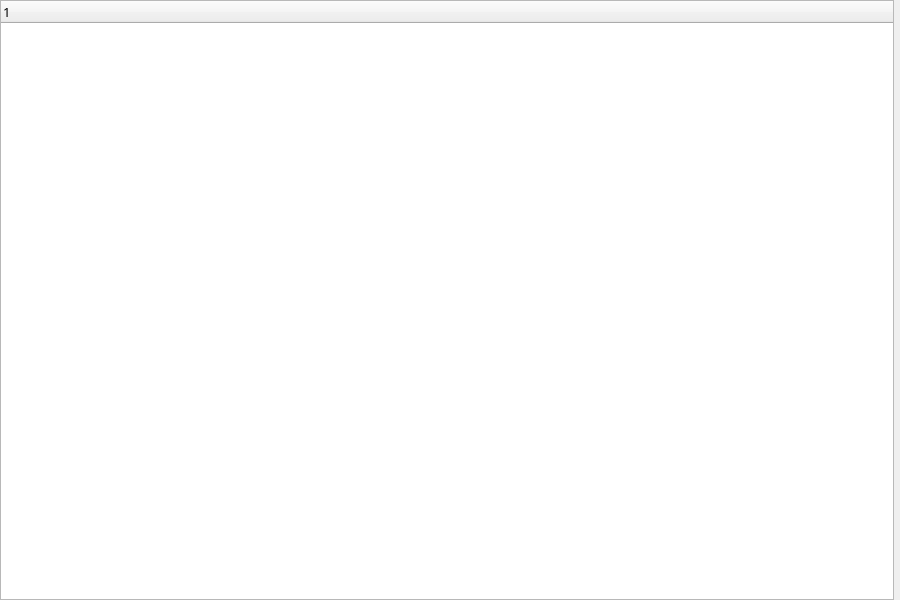
<?xml version="1.0" encoding="UTF-8"?>
<ui version="4.0">
 <class>user_guide</class>
 <widget class="QDialog" name="user_guide">
  <property name="geometry">
   <rect>
    <x>0</x>
    <y>0</y>
    <width>900</width>
    <height>600</height>
   </rect>
  </property>
  <property name="font">
   <font>
    <family>Nunito</family>
    <pointsize>10</pointsize>
   </font>
  </property>
  <property name="windowTitle">
   <string>User Guide</string>
  </property>
  <layout class="QHBoxLayout" name="horizontalLayout">
   <property name="leftMargin">
    <number>0</number>
   </property>
   <property name="topMargin">
    <number>0</number>
   </property>
   <property name="rightMargin">
    <number>0</number>
   </property>
   <property name="bottomMargin">
    <number>0</number>
   </property>
   <item>
    <widget class="QTreeWidget" name="documentation_tree">
     <column>
      <property name="text">
       <string notr="true">1</string>
      </property>
     </column>
    </widget>
   </item>
   <item>
    <layout class="QVBoxLayout" name="gif_and_doc_VerticalBox">
     <item>
      <widget class="QFrame" name="gif_frame">
       <property name="frameShape">
        <enum>QFrame::StyledPanel</enum>
       </property>
       <property name="frameShadow">
        <enum>QFrame::Raised</enum>
       </property>
       <widget class="QLabel" name="gif_label">
        <property name="geometry">
         <rect>
          <x>20</x>
          <y>20</y>
          <width>47</width>
          <height>16</height>
         </rect>
        </property>
        <property name="text">
         <string>TextLabel</string>
        </property>
       </widget>
      </widget>
     </item>
     <item>
      <widget class="QFrame" name="frame_documentation">
       <property name="frameShape">
        <enum>QFrame::StyledPanel</enum>
       </property>
       <property name="frameShadow">
        <enum>QFrame::Raised</enum>
       </property>
       <widget class="QLabel" name="documentation_text">
        <property name="geometry">
         <rect>
          <x>50</x>
          <y>20</y>
          <width>47</width>
          <height>13</height>
         </rect>
        </property>
        <property name="text">
         <string>TextLabel</string>
        </property>
       </widget>
      </widget>
     </item>
    </layout>
   </item>
  </layout>
 </widget>
 <resources/>
 <connections/>
</ui>
